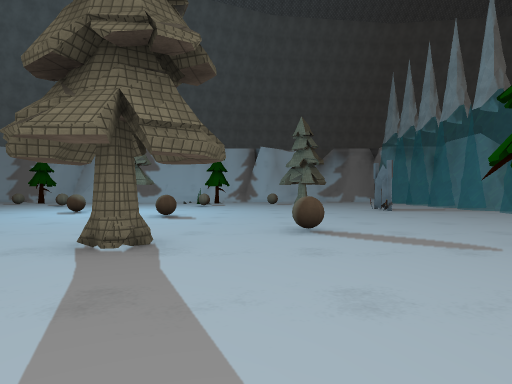
View 1 (above)

17 first-person views from a walk through a 3-D level made in the Unity game engine. The camera is 1.2 m above the floor, looks level and sees 75° across. The floor is counted in squares, 2 m on a side. Each view is taken from the middle of a square. On the plan, view 1 faces up. The plan holds only what a view shows up to about 10 squares ahead; the rest is blank. The place goes on beyond the plan. The player character is not drawn. Some surface patterns are stand-ins.

View 2
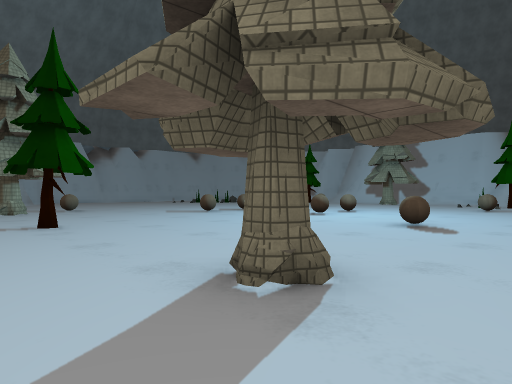

View 3
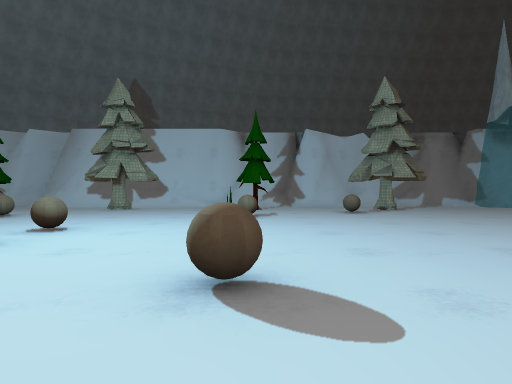

View 4
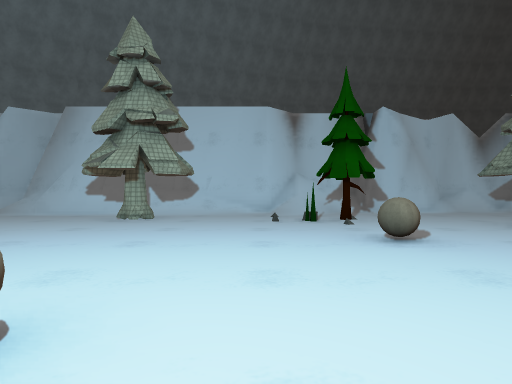

View 5
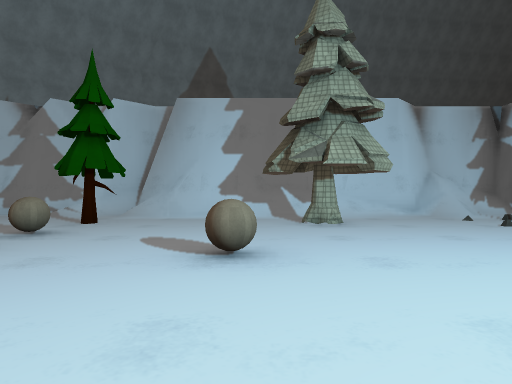

View 6
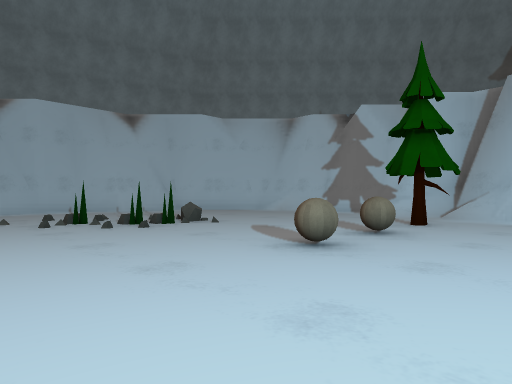

View 7
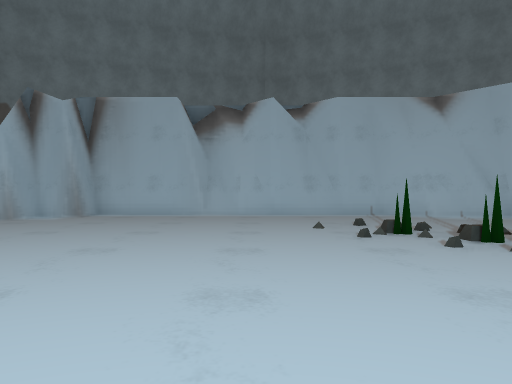

View 8
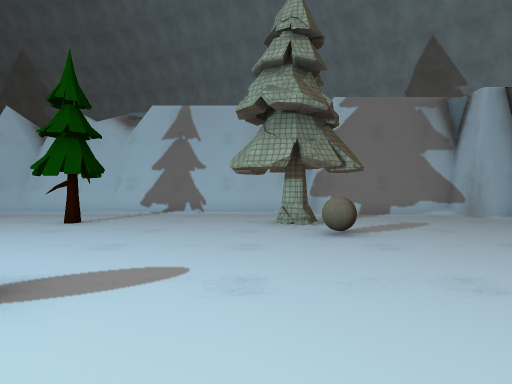

View 9
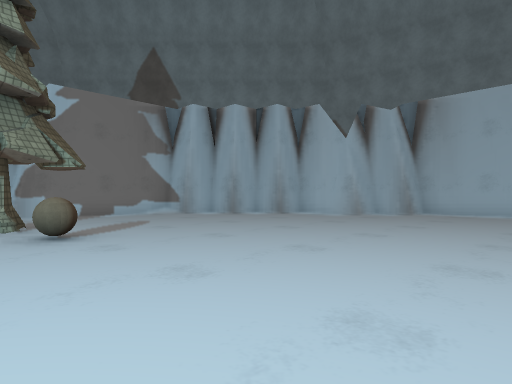

View 10
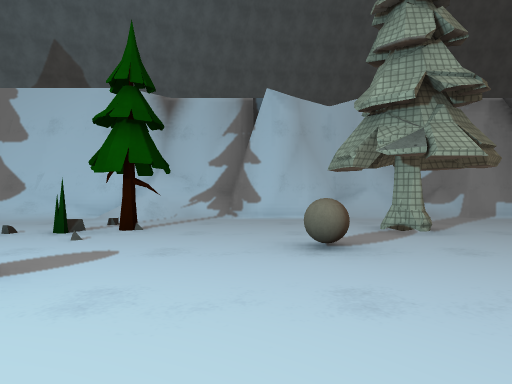

View 11
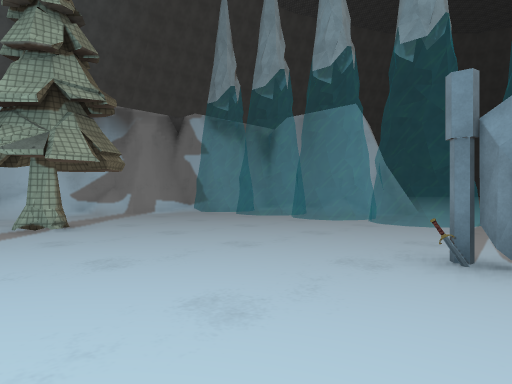

View 12
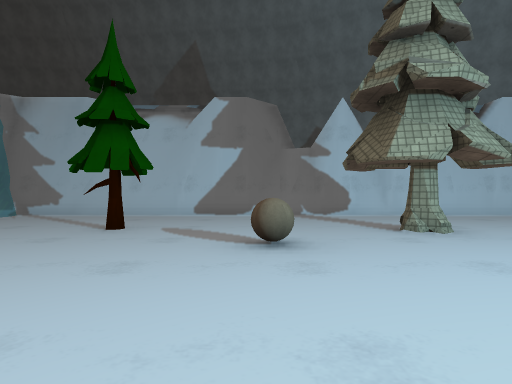

View 13
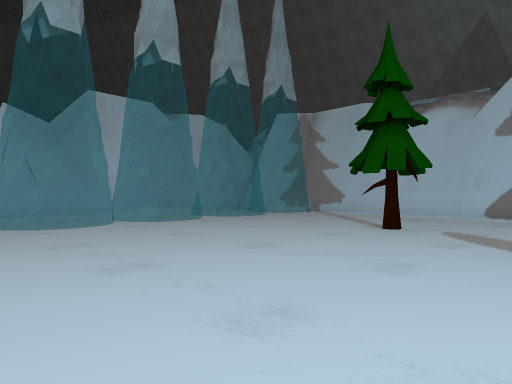

View 14
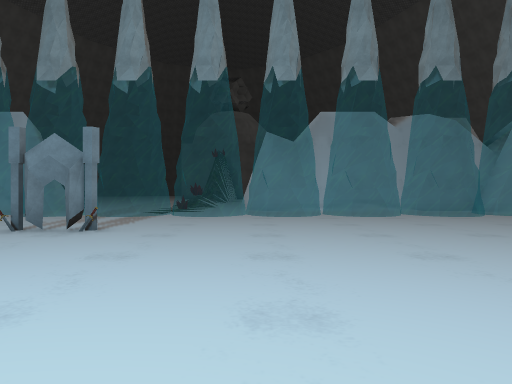

View 15
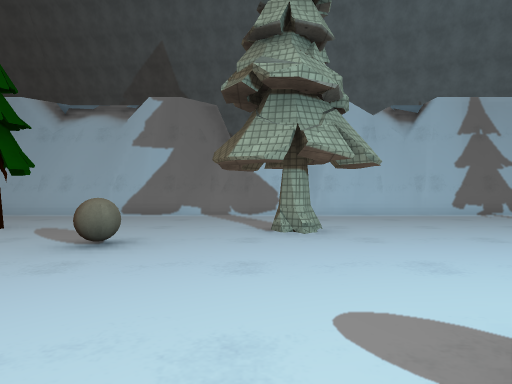

View 16
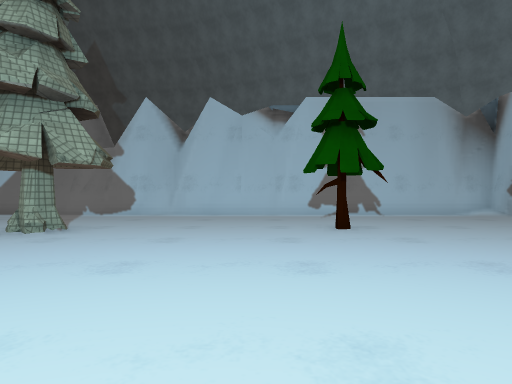

View 17
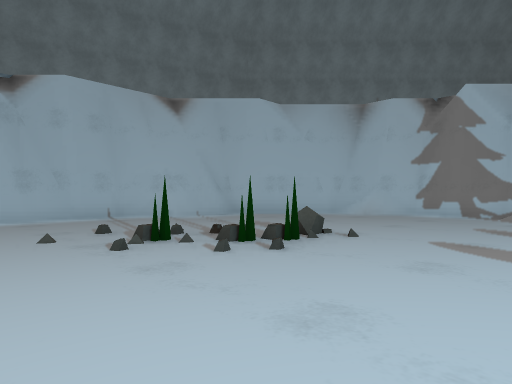

### Floor plan
Key: @ floor where view 1 was taken; # wall or solid block; . floor; / step, stairs or slope; = window, fence, low wall or low ledge; B ball; T tree; R rock; O other object.
Columns run from 21 left of view 1 to 10 right of it. Each row starts with its distance up from view 1.
 22                   ##########
 21     ###############//###/#/##
 20    ###..///###//////........
 19   ##........................=#
 18  ##..........................=
 17  #........T.......RT...#....=#=#
 16  #........B...........B......==#
 15  #....O.....................=#=#
 14  .....R...B..B.....B.........==#
 13 #....R......................=#
 12 #........................O...=
 11 #............. .B........#..=#
 10 #...........  ..B........O...=
  9 #............ ..............=#
  8  ............O.....B.........= #
  7  ...........................=#=#
  6 ##...........................==#
  5  ##.......B...........B.....=#=#
  4   #.......#....T...#....T....==#
  3   ##........................=#=#
  2    ##........................=
  1     ##////..................=##
  0      #   #///////////@///////##
 -1          #     #############

Positions as (right, up) in squares from view 1, and headings:
1: (0, 0), facing up
2: (0, 2), facing up-left
3: (-2, 6), facing up
4: (-4, 10), facing up
5: (-8, 11), facing up
6: (-9, 11), facing up-left
7: (-11, 11), facing left
8: (-10, 10), facing down
9: (-10, 10), facing down-left
10: (0, 12), facing up
11: (1, 11), facing up-right
12: (1, 9), facing down
13: (1, 9), facing down-right
14: (-1, 8), facing right
15: (-1, 9), facing down
16: (-5, 9), facing down
17: (-12, 11), facing up-left
